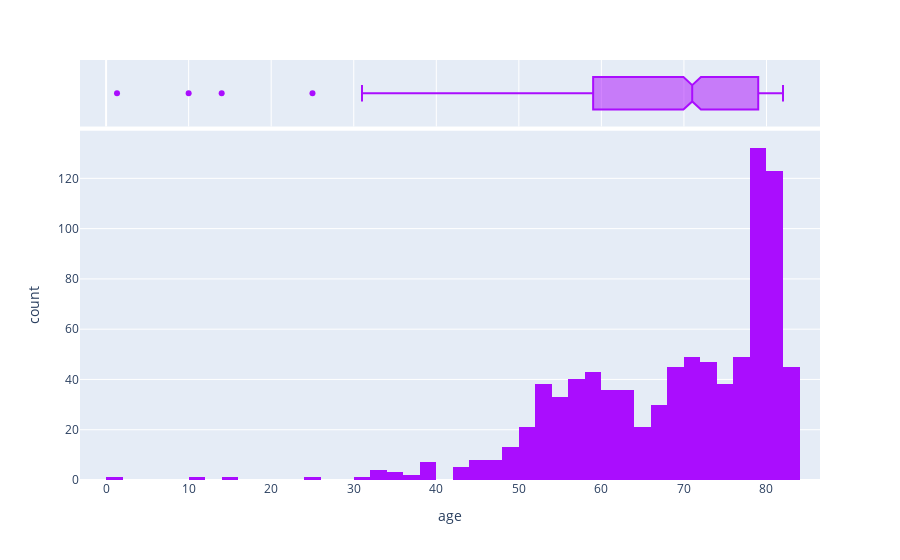

The notebook cell saved with this chart:
### Markdown cell above
2. Age:
- no missing values as shown above.
- Stroke vs Age
- hypothesis testing for means of dependent samples of population of age data

### Code cell
fig = px.histogram(stroke_patients, x="age", marginal="box", color_discrete_sequence=px.colors.qualitative.Alphabet)
fig.show()

### Figure 1 — Plotly figure (JSON) as saved in the notebook; plotly's stock layout.template omitted (floating-point values rounded to 4 significant figures; data arrays with more than 128 entries replaced by an {"elided": "..."} marker saying what was removed)
{"data": [{"alignmentgroup": "True", "bingroup": "x", "hovertemplate": "age=%{x}<br>count=%{y}<extra></extra>", "legendgroup": "", "marker": {"color": "#AA0DFE", "pattern": {"shape": ""}}, "name": "", "offsetgroup": "", "orientation": "v", "showlegend": false, "type": "histogram", "x": {"elided": "881 float values"}, "xaxis": "x", "yaxis": "y"}, {"alignmentgroup": "True", "hovertemplate": "age=%{x}<extra></extra>", "legendgroup": "", "marker": {"color": "#AA0DFE"}, "name": "", "notched": true, "offsetgroup": "", "showlegend": false, "type": "box", "x": {"elided": "881 float values"}, "xaxis": "x2", "yaxis": "y2"}], "layout": {"barmode": "relative", "legend": {"tracegroupgap": 0}, "margin": {"t": 60}, "xaxis": {"anchor": "y", "domain": [0, 1], "title": {"text": "age"}}, "xaxis2": {"anchor": "y2", "domain": [0, 1], "matches": "x", "showgrid": true, "showticklabels": false}, "yaxis": {"anchor": "x", "domain": [0, 0.8316], "title": {"text": "count"}}, "yaxis2": {"anchor": "x2", "domain": [0.8416, 1], "matches": "y2", "showgrid": false, "showline": false, "showticklabels": false, "ticks": ""}}}
